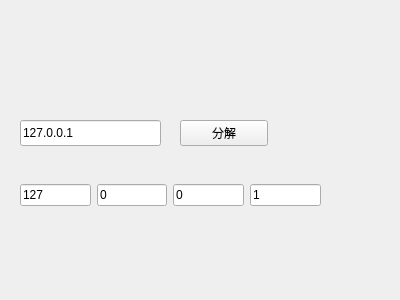
<?xml version="1.0" encoding="UTF-8"?>
<ui version="4.0">
 <class>MainWindow</class>
 <widget class="QMainWindow" name="MainWindow">
  <property name="geometry">
   <rect>
    <x>0</x>
    <y>0</y>
    <width>400</width>
    <height>300</height>
   </rect>
  </property>
  <property name="windowTitle">
   <string>Qt Application</string>
  </property>
  <widget class="QWidget" name="centralwidget">
   <widget class="QLineEdit" name="lineEdit">
    <property name="geometry">
     <rect>
      <x>20</x>
      <y>120</y>
      <width>141</width>
      <height>26</height>
     </rect>
    </property>
    <property name="text">
     <string>127.0.0.1</string>
    </property>
   </widget>
   <widget class="QPushButton" name="pushButton">
    <property name="geometry">
     <rect>
      <x>180</x>
      <y>120</y>
      <width>88</width>
      <height>26</height>
     </rect>
    </property>
    <property name="text">
     <string>分解</string>
    </property>
   </widget>
   <widget class="QWidget" name="horizontalLayoutWidget">
    <property name="geometry">
     <rect>
      <x>20</x>
      <y>160</y>
      <width>301</width>
      <height>71</height>
     </rect>
    </property>
    <layout class="QHBoxLayout" name="horizontalLayout">
     <item>
      <widget class="QLineEdit" name="lineEdit_2">
       <property name="text">
        <string>127</string>
       </property>
      </widget>
     </item>
     <item>
      <widget class="QLineEdit" name="lineEdit_3">
       <property name="text">
        <string>0</string>
       </property>
      </widget>
     </item>
     <item>
      <widget class="QLineEdit" name="lineEdit_4">
       <property name="text">
        <string>0</string>
       </property>
      </widget>
     </item>
     <item>
      <widget class="QLineEdit" name="lineEdit_5">
       <property name="text">
        <string>1</string>
       </property>
      </widget>
     </item>
    </layout>
   </widget>
  </widget>
 </widget>
 <resources/>
 <connections/>
</ui>
